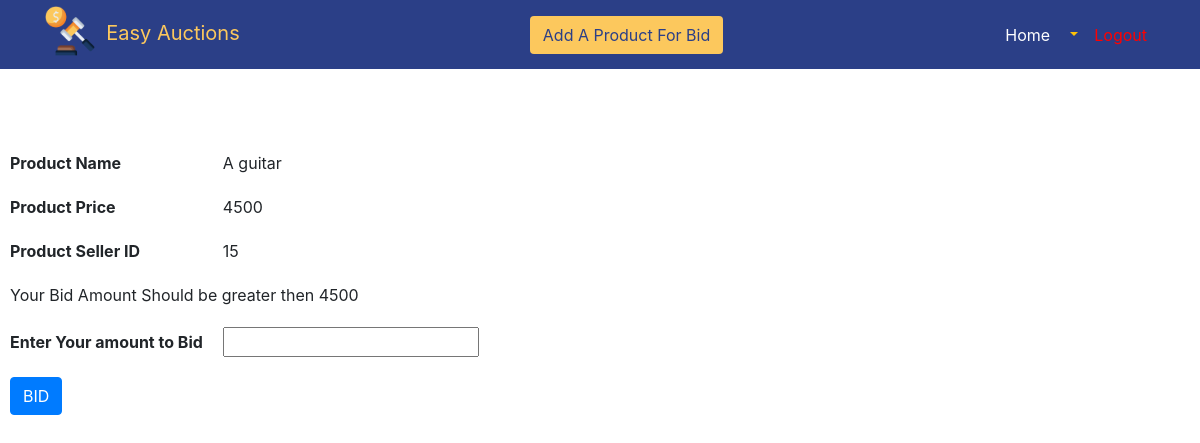
Page /buyer_bid.php?pro_id=89 on the committed database.
### tables this page shows
CREATE TABLE `tbl_product` (
  `pro_id` int(11) NOT NULL,
  `name` varchar(20) NOT NULL,
  `price` int(11) NOT NULL,
  `description` varchar(250) NOT NULL,
  `uid` int(11) NOT NULL,
  `bidstarttime` datetime NOT NULL,
  `bidendtime` datetime NOT NULL,
  `status` enum('On Sale','Sold','Disable') NOT NULL DEFAULT 'On Sale'
);

### buyer_bid.php (the view, shortened to what this page needs)
<?php
include('db.php');
if (isset($_REQUEST['pro_id'])) {
	$pro_id = $_REQUEST['pro_id'];
	$query1 = "select * from tbl_product where pro_id = $pro_id; ";
	$run_1 = $con->query($query1);
	$row_1 = $run_1->fetch_object();
}
$query3 = "SELECT * from tbl_bid WHERE pro_id = $pro_id ORDER BY bid_amount DESC LIMIT 1;";
$run_3 = $con->query($query3);
if ($run_3->num_rows === 1) {
	$row_3 = $run_3->fetch_object();
} else {
	$max_bid = $row_1->price;
}
$errormessage = "Your Bid Amount Should be greater then ". ($max_bid);
?>
<!DOCTYPE html>
<html>
<?php include 'head.php'; ?>
<body>
	<?php include 'nav.php'; ?>
<br>
<br>
<br>
	<form method="post">
		<table cellpadding="10">
			<tr>
				<th>Product Name</th>
				<td><?php echo $row_1->name; ?></td>
			</tr>
			<tr>
				<th>Product Price</th>
				<td><?php echo $row_1->price; ?></td>
			</tr>
			<tr>
				<th>Product Seller ID</th>
				<td><?php echo $row_1->uid; ?></td>
			</tr>
			<tr>
				<td colspan="2">
					<?php
					echo $errormessage;
					?>
				</td>
			</tr>
			<tr>
				<th>Enter Your amount to Bid</th>
				<td><input type="number" name="bid_amount" required="required"></td>
			</tr>
			<tr>
				<td colspan="2"><input class="btn btn-primary" type="submit" name="bid" value="BID"></td>
			</tr>
		</table>
	</form>
</body>
</html>

### rows in the picture
tbl_product: name "A guitar", price "4500", uid "15", price "Your Bid Amount Should be greater then 4500"
